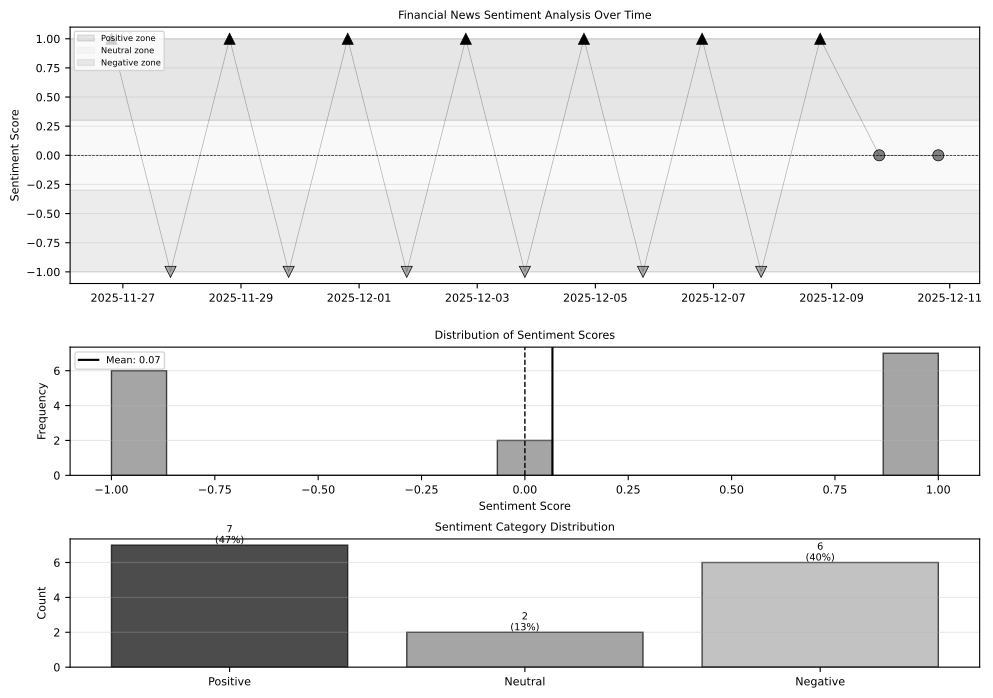

Write the Python code that produced this figure.
"""
Financial News Sentiment Analysis Demonstration

This script demonstrates sentiment analysis on financial news headlines
using a simple rule-based approach with visualization of sentiment scores.

Author: BSc Digital Finance Course
Date: 2025-12-07
"""

import numpy as np
import matplotlib.pyplot as plt
from pathlib import Path
from datetime import datetime, timedelta

# Set font size globally and random seed
plt.rcParams.update({'font.size': 8})
np.random.seed(42)

# Simple sentiment lexicon for financial news
POSITIVE_WORDS = [
    'profit', 'gains', 'surge', 'rally', 'growth', 'beat', 'strong', 'soar',
    'positive', 'upgrade', 'bullish', 'recovery', 'expansion', 'breakthrough'
]

NEGATIVE_WORDS = [
    'loss', 'decline', 'crash', 'fall', 'weak', 'miss', 'slump', 'plunge',
    'negative', 'downgrade', 'bearish', 'recession', 'contraction', 'crisis'
]

# Sample financial headlines
HEADLINES = [
    "Tech stocks surge on strong earnings reports",
    "Market crash fears grow amid inflation concerns",
    "Company beats profit expectations in Q3",
    "Oil prices plunge on oversupply worries",
    "Federal Reserve signals positive economic outlook",
    "Banking sector faces major crisis",
    "Stock rally continues for third consecutive day",
    "Weak consumer spending data disappoints investors",
    "Breakthrough in renewable energy boosts green stocks",
    "Economic recession fears trigger market selloff",
    "Strong job growth signals healthy economy",
    "Corporate earnings miss analyst expectations",
    "Bullish sentiment drives market to new highs",
    "Trade tensions lead to market uncertainty",
    "Innovation in fintech attracts investor interest"
]

def calculate_sentiment_score(text):
    """
    Calculate sentiment score for a text using simple word counting.

    Returns:
    --------
    float
        Sentiment score between -1 (very negative) and +1 (very positive)
    """
    text_lower = text.lower()
    words = text_lower.split()

    positive_count = sum(1 for word in words if word in POSITIVE_WORDS)
    negative_count = sum(1 for word in words if word in NEGATIVE_WORDS)

    total_sentiment_words = positive_count + negative_count

    if total_sentiment_words == 0:
        return 0.0

    score = (positive_count - negative_count) / total_sentiment_words
    return score

def classify_sentiment(score):
    """Classify sentiment score into categories."""
    if score > 0.3:
        return 'Positive'
    elif score < -0.3:
        return 'Negative'
    else:
        return 'Neutral'

def main():
    # Calculate sentiment scores
    scores = [calculate_sentiment_score(headline) for headline in HEADLINES]
    sentiments = [classify_sentiment(score) for score in scores]

    # Generate timestamps (last 15 days)
    end_date = datetime.now()
    dates = [end_date - timedelta(days=i) for i in range(len(HEADLINES)-1, -1, -1)]

    # Create visualization
    fig = plt.figure(figsize=(10, 7))
    gs = fig.add_gridspec(3, 1, height_ratios=[2, 1, 1])
    ax1 = fig.add_subplot(gs[0])
    ax2 = fig.add_subplot(gs[1])
    ax3 = fig.add_subplot(gs[2])

    # Plot 1: Sentiment scores over time
    colors = ['black' if s > 0.3 else 'gray' if s > -0.3 else 'darkgray' for s in scores]
    markers = ['^' if s > 0.3 else 'o' if s > -0.3 else 'v' for s in scores]

    for i, (date, score, color, marker) in enumerate(zip(dates, scores, colors, markers)):
        ax1.plot(date, score, marker=marker, color=color, markersize=8,
                markeredgecolor='black', markeredgewidth=0.5)

    # Connect points with line
    ax1.plot(dates, scores, 'k-', alpha=0.3, linewidth=0.5)

    # Add sentiment zones
    ax1.axhspan(0.3, 1.0, alpha=0.1, color='black', label='Positive zone')
    ax1.axhspan(-0.3, 0.3, alpha=0.05, color='gray', label='Neutral zone')
    ax1.axhspan(-1.0, -0.3, alpha=0.15, color='gray', label='Negative zone')
    ax1.axhline(y=0, color='black', linestyle='--', linewidth=0.5)

    ax1.set_ylabel('Sentiment Score', fontsize=8)
    ax1.set_title('Financial News Sentiment Analysis Over Time', fontsize=8)
    ax1.grid(True, alpha=0.3, axis='y')
    ax1.legend(fontsize=6, loc='upper left')
    ax1.set_ylim(-1.1, 1.1)

    # Plot 2: Distribution of sentiment scores
    ax2.hist(scores, bins=15, color='gray', edgecolor='black', alpha=0.7)
    ax2.axvline(x=0, color='black', linestyle='--', linewidth=1)
    ax2.axvline(x=np.mean(scores), color='black', linestyle='-', linewidth=1.5,
               label=f'Mean: {np.mean(scores):.2f}')
    ax2.set_xlabel('Sentiment Score', fontsize=8)
    ax2.set_ylabel('Frequency', fontsize=8)
    ax2.set_title('Distribution of Sentiment Scores', fontsize=8)
    ax2.legend(fontsize=7)
    ax2.grid(True, alpha=0.3, axis='y')

    # Plot 3: Sentiment category breakdown
    sentiment_counts = {
        'Positive': sentiments.count('Positive'),
        'Neutral': sentiments.count('Neutral'),
        'Negative': sentiments.count('Negative')
    }

    categories = list(sentiment_counts.keys())
    counts = list(sentiment_counts.values())
    colors_bar = ['black', 'gray', 'darkgray']

    bars = ax3.bar(categories, counts, color=colors_bar, edgecolor='black', alpha=0.7)

    # Add count labels on bars
    for bar, count in zip(bars, counts):
        height = bar.get_height()
        ax3.text(bar.get_x() + bar.get_width()/2., height,
                f'{count}\n({count/len(HEADLINES)*100:.0f}%)',
                ha='center', va='bottom', fontsize=7)

    ax3.set_ylabel('Count', fontsize=8)
    ax3.set_title('Sentiment Category Distribution', fontsize=8)
    ax3.grid(True, alpha=0.3, axis='y')

    plt.tight_layout()

    # Save output
    output_path = Path(__file__).parent / 'sentiment_analysis_demo.pdf'
    plt.savefig(output_path, format='pdf', dpi=300, bbox_inches='tight')
    print(f"Output saved to: {output_path}")

    # Print detailed results
    print("\nSentiment Analysis Results:")
    print("-" * 70)
    print(f"{'Headline':<50} {'Score':>8} {'Sentiment':>12}")
    print("-" * 70)

    for headline, score, sentiment in zip(HEADLINES, scores, sentiments):
        headline_short = headline[:47] + '...' if len(headline) > 50 else headline
        print(f"{headline_short:<50} {score:>8.2f} {sentiment:>12}")

    print("-" * 70)
    print(f"Average sentiment score: {np.mean(scores):.3f}")
    print(f"Sentiment volatility (std): {np.std(scores):.3f}")
    print(f"\nPositive headlines: {sentiment_counts['Positive']} ({sentiment_counts['Positive']/len(HEADLINES)*100:.1f}%)")
    print(f"Neutral headlines:  {sentiment_counts['Neutral']} ({sentiment_counts['Neutral']/len(HEADLINES)*100:.1f}%)")
    print(f"Negative headlines: {sentiment_counts['Negative']} ({sentiment_counts['Negative']/len(HEADLINES)*100:.1f}%)")

if __name__ == '__main__':
    main()
